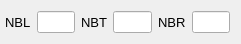
  <widget class="QWidget" name="horizontalLayoutWidget_5">
   <property name="geometry">
    <rect>
     <x>10</x>
     <y>490</y>
     <width>241</width>
     <height>31</height>
    </rect>
   </property>
   <layout class="QHBoxLayout" name="horizontalLayout_5">
    <property name="leftMargin">
     <number>5</number>
    </property>
    <item>
     <widget class="QLabel" name="label_10">
      <property name="font">
       <font>
        <pointsize>10</pointsize>
       </font>
      </property>
      <property name="text">
       <string>NBL</string>
      </property>
     </widget>
    </item>
    <item>
     <widget class="QLineEdit" name="nbl_vol">
      <property name="maximumSize">
       <size>
        <width>40</width>
        <height>16777215</height>
       </size>
      </property>
      <property name="alignment">
       <set>Qt::AlignRight|Qt::AlignTrailing|Qt::AlignVCenter</set>
      </property>
     </widget>
    </item>
    <item>
     <widget class="QLabel" name="label_15">
      <property name="font">
       <font>
        <pointsize>10</pointsize>
       </font>
      </property>
      <property name="text">
       <string>NBT</string>
      </property>
     </widget>
    </item>
    <item>
     <widget class="QLineEdit" name="nbt_vol">
      <property name="maximumSize">
       <size>
        <width>40</width>
        <height>16777215</height>
       </size>
      </property>
      <property name="alignment">
       <set>Qt::AlignRight|Qt::AlignTrailing|Qt::AlignVCenter</set>
      </property>
     </widget>
    </item>
    <item>
     <widget class="QLabel" name="label_19">
      <property name="font">
       <font>
        <pointsize>10</pointsize>
       </font>
      </property>
      <property name="text">
       <string>NBR</string>
      </property>
     </widget>
    </item>
    <item>
     <widget class="QLineEdit" name="nbr_vol">
      <property name="maximumSize">
       <size>
        <width>40</width>
        <height>16777215</height>
       </size>
      </property>
      <property name="alignment">
       <set>Qt::AlignRight|Qt::AlignTrailing|Qt::AlignVCenter</set>
      </property>
     </widget>
    </item>
   </layout>
  </widget>
